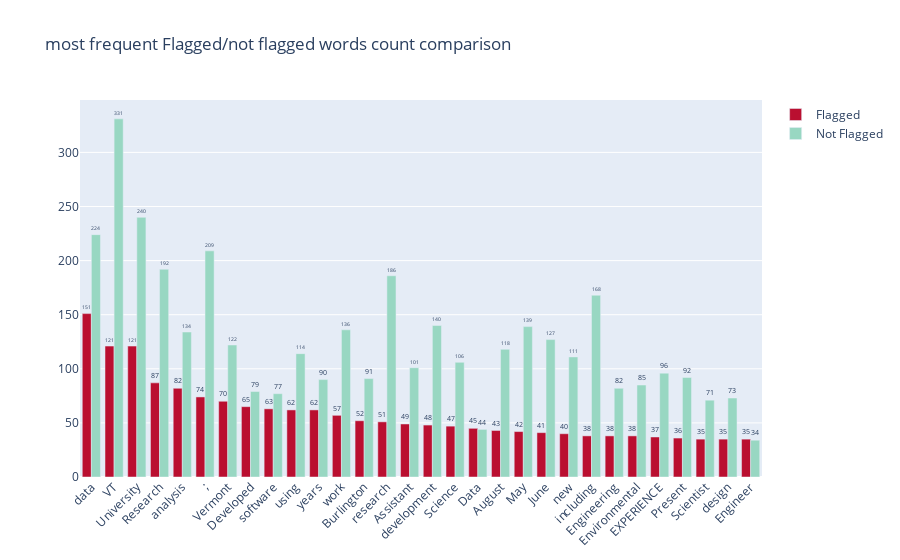

Notebook cell for this chart:
### Code cell
merged_df_sample = merged_df[:n]
fig = go.Figure(data=[
    go.Bar(name='Flagged', x=merged_df_sample.words, y=merged_df_sample.freq_f, text=merged_df_sample.freq_f, marker_color='#BA0F30'),
    go.Bar(name='Not Flagged', x=merged_df_sample.words, y=merged_df_sample.freq_n, text=merged_df_sample.freq_n, marker_color='#98D7C2')
])


fig.update_xaxes(tickangle= -45)  
fig.update_traces(
    texttemplate='%{text:d}', textposition='outside',
     textfont_size=8)

# Change the bar mode
fig.update_layout(barmode='group', title_text='most frequent Flagged/not flagged words count comparison')
fig.show()

### Figure 1 — Plotly figure (JSON) as saved in the notebook; plotly's stock layout.template omitted (floating-point values rounded to 4 significant figures)
{"data": [{"marker": {"color": "#BA0F30"}, "name": "Flagged", "text": [151, 121, 121, 87, 82, 74, 70, 65, 63, 62, 62, 57, 52, 51, 49, 48, 47, 45, 43, 42, 41, 40, 38, 38, 38, 37, 36, 35, 35, 35], "textfont": {"size": 8}, "textposition": "outside", "texttemplate": "%{text:d}", "type": "bar", "x": ["data", "VT", "University", "Research", "analysis", ";", "Vermont", "Developed", "software", "using", "years", "work", "Burlington", "research", "Assistant", "development", "Science", "Data", "August", "May", "June", "new", "including", "Engineering", "Environmental", "EXPERIENCE", "Present", "Scientist", "design", "Engineer"], "y": [151, 121, 121, 87, 82, 74, 70, 65, 63, 62, 62, 57, 52, 51, 49, 48, 47, 45, 43, 42, 41, 40, 38, 38, 38, 37, 36, 35, 35, 35]}, {"marker": {"color": "#98D7C2"}, "name": "Not Flagged", "text": [224, 331, 240, 192, 134, 209, 122, 79, 77, 114, 90, 136, 91, 186, 101, 140, 106, 44, 118, 139, 127, 111, 168, 82, 85, 96, 92, 71, 73, 34], "textfont": {"size": 8}, "textposition": "outside", "texttemplate": "%{text:d}", "type": "bar", "x": ["data", "VT", "University", "Research", "analysis", ";", "Vermont", "Developed", "software", "using", "years", "work", "Burlington", "research", "Assistant", "development", "Science", "Data", "August", "May", "June", "new", "including", "Engineering", "Environmental", "EXPERIENCE", "Present", "Scientist", "design", "Engineer"], "y": [224, 331, 240, 192, 134, 209, 122, 79, 77, 114, 90, 136, 91, 186, 101, 140, 106, 44, 118, 139, 127, 111, 168, 82, 85, 96, 92, 71, 73, 34]}], "layout": {"barmode": "group", "title": {"text": "most frequent Flagged/not flagged words count comparison"}, "xaxis": {"tickangle": -45}}}
